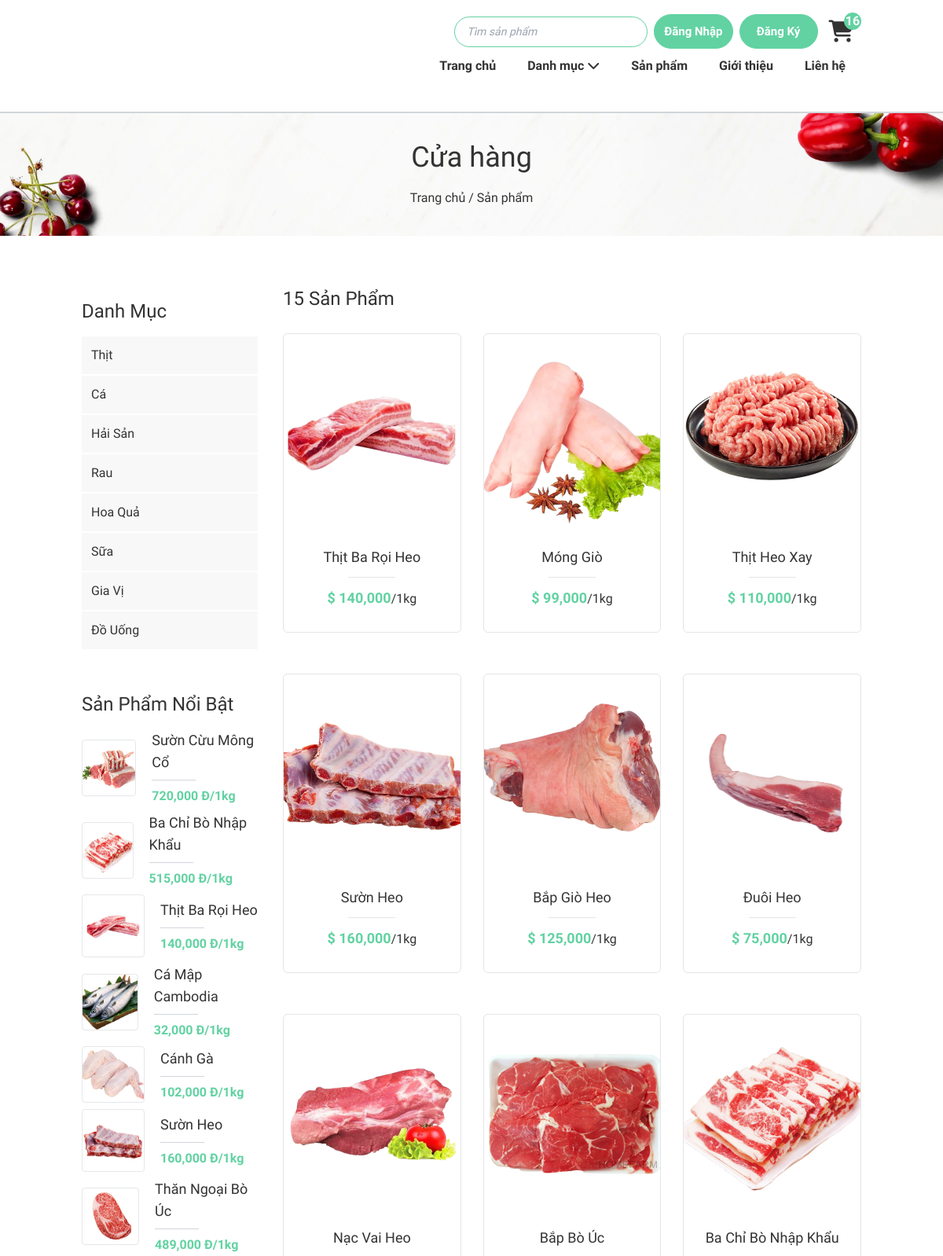
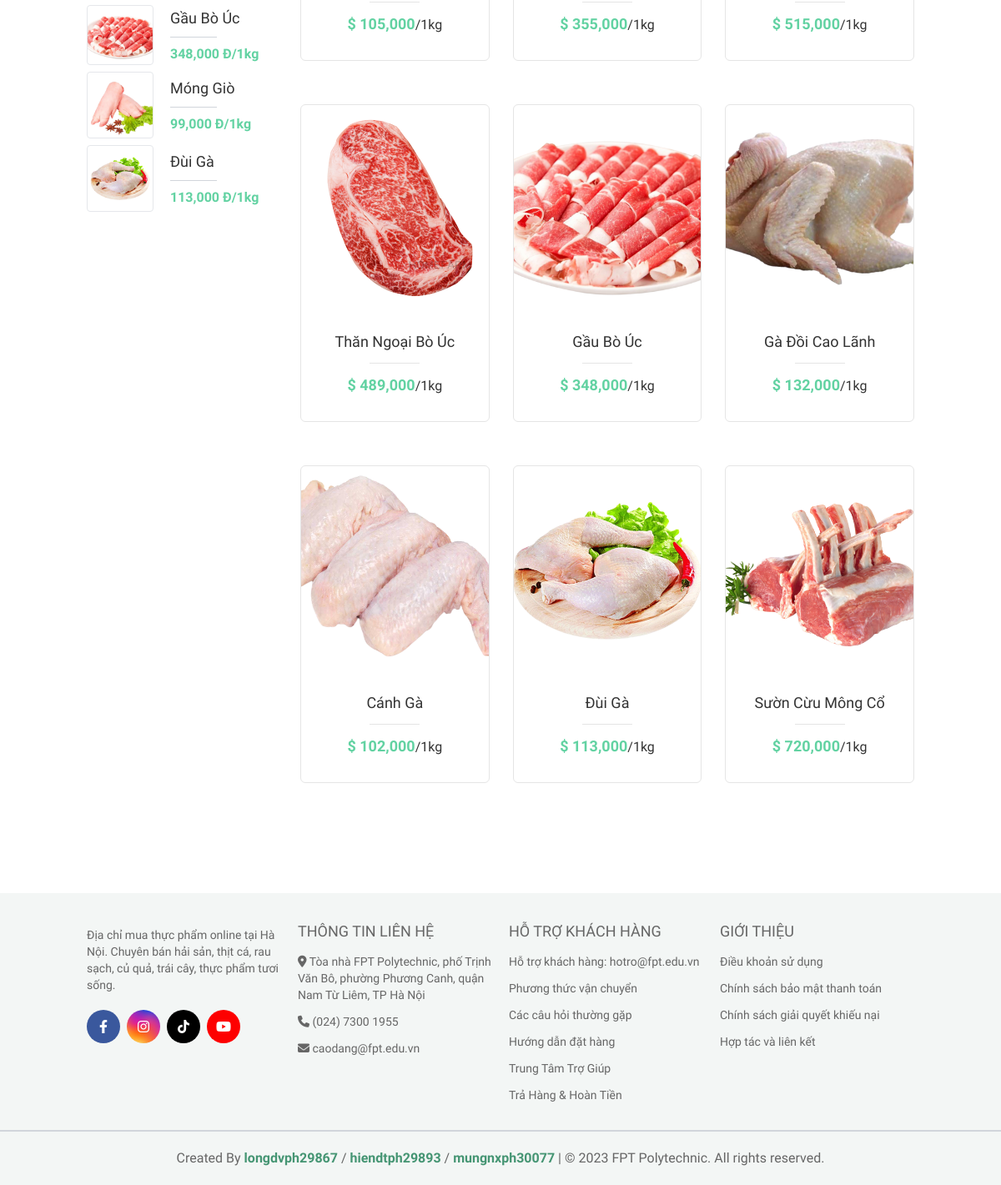
/site/hang-hoa/liet-ke.php?ma_loai=16, run on an earlier commit of the app's database (2 pictures, top to bottom).
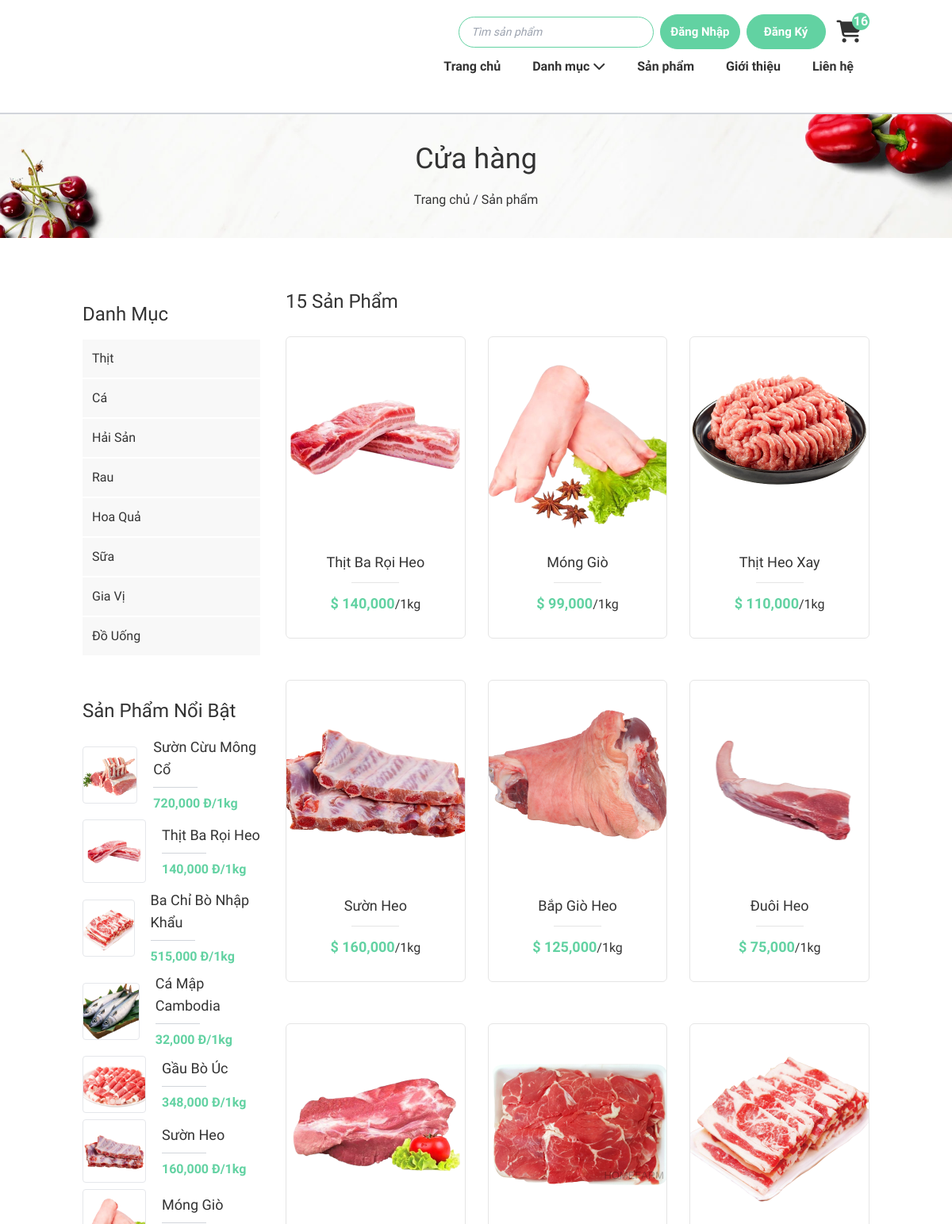
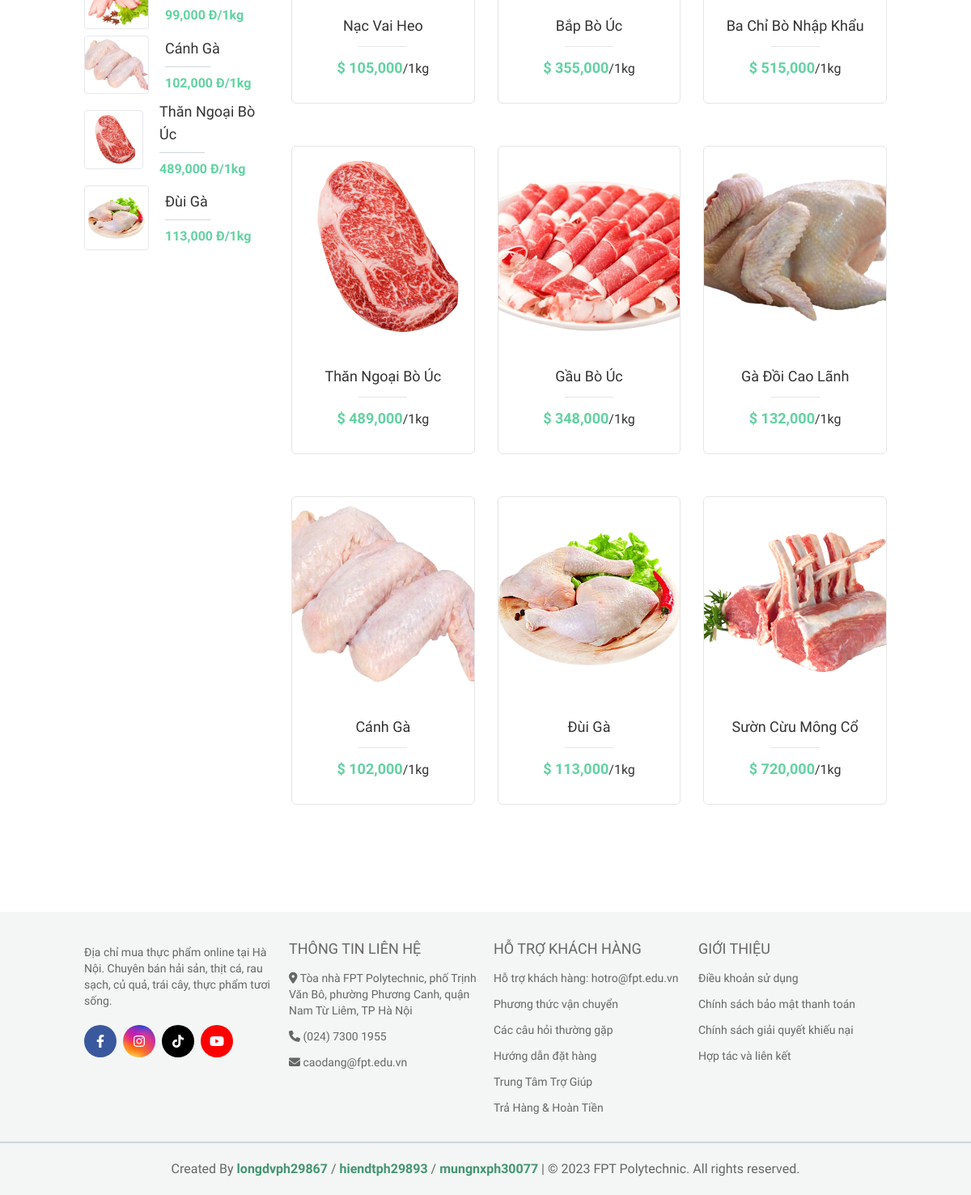
And on a later commit of the database (2 pictures, top to bottom).
### tables this page shows
CREATE TABLE `loai` (
  `ma_loai` int(10) NOT NULL COMMENT 'mã loại hàng',
  `ten_loai` varchar(50) NOT NULL COMMENT 'tên loại hàng'
);

CREATE TABLE `hang_hoa` (
  `ma_hh` int(11) NOT NULL COMMENT 'mã hàng hoá',
  `ten_hh` varchar(50) NOT NULL COMMENT 'tên hàng hoá',
  `don_gia` double(10,2) NOT NULL COMMENT 'đơn giá',
  `giam_gia` double(10,2) DEFAULT 0.00 COMMENT 'mức giảm giá',
  `hinh` varchar(50) NOT NULL COMMENT 'hình ảnh',
  `ngay_nhap` date DEFAULT NULL COMMENT 'ngày nhập hàng',
  `mo_ta` text NOT NULL COMMENT 'mô tả hàng hoá',
  `dac_biet` tinyint(1) NOT NULL COMMENT 'tràng thái đặc biệt',
  `so_luot_xem` int(11) NOT NULL DEFAULT 0 COMMENT 'số lượt xem',
  `ma_loai` int(10) NOT NULL COMMENT 'mã loại'
);

### site/hang-hoa/liet-ke.php (called while the page is built, shortened)
<?php
    require '../../global.php';
    require "../../dao/pdo.php";
    require '../../dao/hanghoa.php';
    require '../../dao/danhmuc.php';
    extract($_REQUEST);
    if(exsist_param("ma_loai")) {
        $items = hang_hoa_select_loai($ma_loai);
    }
    $dsloai = danhMuc_selectAll();
    $top10 = hang_hoa_top_10();
    require '../layout.php'
?>

### dao/pdo.php (called while the page is built, shortened)
<?php
function pdo_get_connection(){
    $hostname='localhost';
    $dbname='xsshop';
    $username = 'root';
    $password = '';
    try{
        $connect = new PDO("mysql:host=$hostname;dbname=$dbname", $username, $password);
        $connect->setAttribute(PDO::ATTR_ERRMODE, PDO::ERRMODE_EXCEPTION);
        return $connect;
    }catch(PDOException $e){
        $e->getMessage();
    }
}
function pdo_query($sql){
    $sql_args = array_slice(func_get_args(), 1);
    try{
        $connect = pdo_get_connection();
        $stmt = $connect->prepare($sql);
        $stmt->execute($sql_args);
        $rows = $stmt->fetchAll();
        return $rows;
    }
    catch(PDOException $e){
        throw $e;
    }
    finally{
        unset($connect);
    }
}
?>

### dao/danhmuc.php (called while the page is built, shortened)
<?php
    function danhMuc_selectAll(){
        $sql = "SELECT * FROM `loai`";
        return pdo_query($sql);
    }
?>

### dao/hanghoa.php (called while the page is built, shortened)
<?php
    function hang_hoa_select_loai($ma_loai){
        $sql="SELECT * FROM hang_hoa WHERE ma_loai = ?";
        return pdo_query($sql, $ma_loai);
    }
    function hang_hoa_top_10() {
        $sql = "SELECT * FROM `hang_hoa` ORDER BY so_luot_xem DESC LIMIT 10";
        return pdo_query($sql);
    }
?>

### global.php (called while the page is built, shortened)
<?php
    $url="/food_market_10-diem";
    $url_content="$url/content";
    $url_site="$url/site";
?>

### site/hang-hoa/liet-ke-ui.php (the view, shortened to what this page needs)
<h3 class="text-2xl font-['Berkshire_Swash'] mb-4"><?= count($items) ?> Sản phẩm</h3>
<div class="grid gap-7 md:grid-cols-3 sm:grid-cols-2 grid-cols-1">
    <?php
    foreach ($items as $item) {
        $link = $url_site . "/hang-hoa/chi-tiet.php?ma_hh=" . $item['ma_hh'];
    ?>
        <div class="product_item">
            <div class="product_img relative">
                <img src="<?php echo "$url_content/images/image_products/" . $item['hinh'] ?>" alt="">
            </div>
            <div class="product_content">
                <a href="<?= $link ?>">
                    <h3><?= $item['ten_hh'] ?></h3>
                </a>
                <hr>
                <p><span>$ <?= number_format($item['don_gia']) ?></span>/1kg</p>
            </div>
        </div>
    <?php
    }
    ?>
</div>

### site/items-content/danh-muc-layout2.php
<div class="lg:mb-5 p-4 lg:w-full sm:w-1/2 w-full">
    <h3 class="text-2xl font-['Berkshire_Swash'] mb-4">Danh mục</h3>
    <ul>
        <?php
        foreach ($dsloai as $loai) {
        $link = '../hang-hoa/liet-ke.php?ma_loai='.$loai['ma_loai'];
        ?>
            <li>
                <a href="<?=$link?>" class="block px-3 py-3 bg-[#f8f8f8] border-b-2 border-white duration-300 hover:text-white hover:bg-[#62d2a2]"><?= $loai['ten_loai'] ?></a>
            </li>
        <?php
        }
        ?>
    </ul>
</div>

### site/items-content/top-10-layout2.php (shortened to what this page needs)
<div class="p-4 lg:w-full sm:w-1/2 w-full">
    <h3 class="text-2xl font-['Berkshire_Swash'] mb-4">Sản phẩm nổi bật</h3>
    <ul class="space-y-3">
        <?php
        foreach ($top10 as $item) {
            $link = $url_site . "/hang-hoa/chi-tiet.php?ma_hh=" . $item['ma_hh'];
        ?>
        <a href="<?=$link?>">
            <li class="flex items-center mt-2">
                <div class="w-20 border-gray-200 rounded overflow-hidden" style="border-width: 1px;">
                    <img src="<?=$url_content?>/images/image_products/<?=$item['hinh']?>"
                    class="min-h-[70px] object-cover"
                    alt="">
                </div>
                <div class="pl-5">
                    <h4 class="text-lg"><?=$item['ten_hh']?></h4>
                    <div class="w-14 h-[1px] bg-gray-300 my-2"></div>
                    <p class="text-[#62d2a2] font-bold "><?=number_format($item['don_gia'])?> đ/1kg</p>
                </div>
            </li>
        </a>
        <?php
        }
        ?>
    </ul>
</div>

What changed in the data, as far as the page shows it:
changed hang_hoa "Thịt Ba Rọi Heo": moves up the list
changed hang_hoa "Gầu Bò Úc": moves up the list
changed hang_hoa "Sườn Heo": moves down the list
changed hang_hoa "Móng Giò": moves up the list
